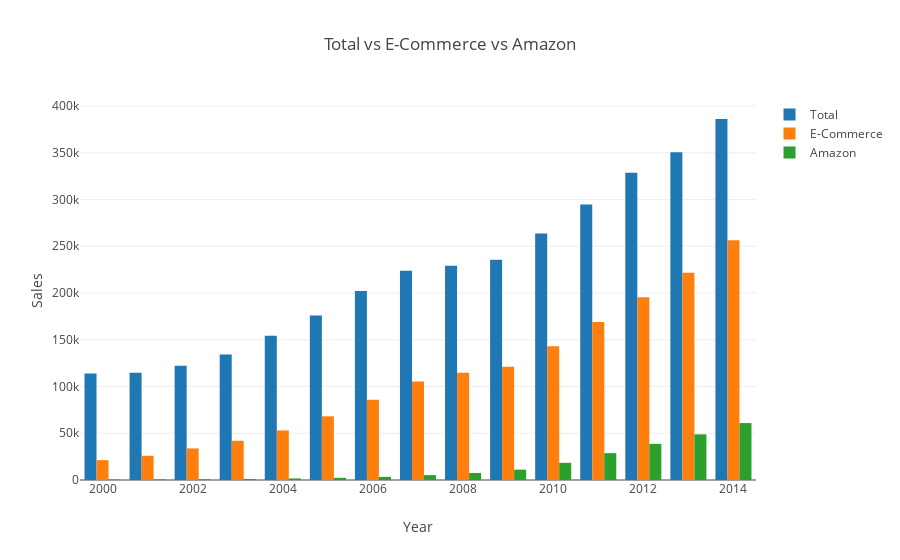

Notebook code for this chart:
### Code cell
trace13 = go.Bar(
    x=ecommerce["Year"][ecommerce["Total/E-Commerce"]=='Total'],
    y=ecommerce["Total E-Shopping and Mail-Order Houses"][ecommerce["Total/E-Commerce"]=='E-commerce'],
    name="E-Commerce"
)
trace14 = go.Bar(
    x=Amazon["Year"],
    y=Amazon["Sales"],
    name="Amazon"
)
data6=[trace11,trace13,trace14]
layout6=go.Layout(
    title="Total vs E-Commerce vs Amazon",
    yaxis=dict(
        title="Sales"),
    xaxis=dict(
        title="Year")
    )
    
fig6=go.Figure(data=data6, layout=layout6)
plotly.offline.iplot(fig6, filename="Total vs E-Commerce vs Amazon")

### Figure 1 — Plotly figure (JSON) as saved in the notebook; plotly's stock layout.template omitted (floating-point values rounded to 4 significant figures)
{"data": [{"name": "Total", "type": "bar", "uid": "49a19b4d-654c-4103-9c5b-0fdc2b2b3fad", "x": [2014, 2013, 2012, 2011, 2010, 2009, 2008, 2007, 2006, 2005, 2004, 2003, 2002, 2001, 2000], "y": [386065, 350487, 328655, 294697, 263488, 235625, 229242, 223681, 202251, 175900, 154157, 134304, 122214, 114749, 113790]}, {"name": "E-Commerce", "type": "bar", "uid": "24f1c767-0f34-4572-93f4-bfbea73d8101", "x": [2014, 2013, 2012, 2011, 2010, 2009, 2008, 2007, 2006, 2005, 2004, 2003, 2002, 2001, 2000], "y": [256269, 221587, 195477, 168919, 143000, 121173, 114642, 105467, 85945, 68114, 52996, 41962, 33764, 25892, 21221]}, {"name": "Amazon", "type": "bar", "uid": "48ec85ff-4b11-48ca-ad8b-be218dfbddf1", "x": [2000, 2001, 2002, 2003, 2004, 2005, 2006, 2007, 2008, 2009, 2010, 2011, 2012, 2013, 2014], "y": [497, 594, 747, 1103, 1686, 2329, 3361, 5210, 7540, 11082, 18363, 28712, 38628, 48802, 60886]}], "layout": {"title": "Total vs E-Commerce vs Amazon", "xaxis": {"title": "Year"}, "yaxis": {"title": "Sales"}}}
